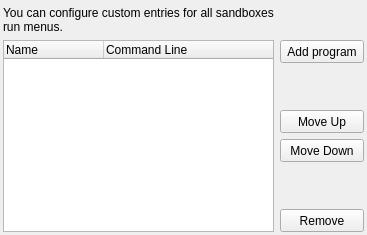
           <widget class="QWidget" name="tabRun">
            <attribute name="title">
             <string>Run Menu</string>
            </attribute>
            <layout class="QGridLayout" name="gridLayout_22">
             <property name="leftMargin">
              <number>3</number>
             </property>
             <property name="topMargin">
              <number>6</number>
             </property>
             <property name="rightMargin">
              <number>3</number>
             </property>
             <property name="bottomMargin">
              <number>3</number>
             </property>
             <item row="1" column="0" rowspan="6">
              <widget class="QTreeWidget" name="treeRun">
               <property name="sortingEnabled">
                <bool>false</bool>
               </property>
               <column>
                <property name="text">
                 <string>Name</string>
                </property>
               </column>
               <column>
                <property name="text">
                 <string>Command Line</string>
                </property>
               </column>
              </widget>
             </item>
             <item row="1" column="1">
              <widget class="QToolButton" name="btnAddCmd">
               <property name="sizePolicy">
                <sizepolicy hsizetype="Preferred" vsizetype="Fixed">
                 <horstretch>0</horstretch>
                 <verstretch>0</verstretch>
                </sizepolicy>
               </property>
               <property name="minimumSize">
                <size>
                 <width>0</width>
                 <height>23</height>
                </size>
               </property>
               <property name="text">
                <string>Add program</string>
               </property>
              </widget>
             </item>
             <item row="2" column="1">
              <spacer name="verticalSpacer_15">
               <property name="orientation">
                <enum>Qt::Vertical</enum>
               </property>
               <property name="sizeHint" stdset="0">
                <size>
                 <width>20</width>
                 <height>40</height>
                </size>
               </property>
              </spacer>
             </item>
             <item row="3" column="1">
              <widget class="QToolButton" name="btnCmdUp">
               <property name="sizePolicy">
                <sizepolicy hsizetype="Preferred" vsizetype="Fixed">
                 <horstretch>0</horstretch>
                 <verstretch>0</verstretch>
                </sizepolicy>
               </property>
               <property name="minimumSize">
                <size>
                 <width>0</width>
                 <height>23</height>
                </size>
               </property>
               <property name="text">
                <string>Move Up</string>
               </property>
              </widget>
             </item>
             <item row="4" column="1">
              <widget class="QToolButton" name="btnCmdDown">
               <property name="sizePolicy">
                <sizepolicy hsizetype="Preferred" vsizetype="Fixed">
                 <horstretch>0</horstretch>
                 <verstretch>0</verstretch>
                </sizepolicy>
               </property>
               <property name="minimumSize">
                <size>
                 <width>0</width>
                 <height>23</height>
                </size>
               </property>
               <property name="text">
                <string>Move Down</string>
               </property>
              </widget>
             </item>
             <item row="0" column="0">
              <widget class="QLabel" name="label_8">
               <property name="text">
                <string>You can configure custom entries for all sandboxes run menus.</string>
               </property>
               <property name="wordWrap">
                <bool>true</bool>
               </property>
              </widget>
             </item>
             <item row="6" column="1">
              <widget class="QToolButton" name="btnDelCmd">
               <property name="sizePolicy">
                <sizepolicy hsizetype="Preferred" vsizetype="Fixed">
                 <horstretch>0</horstretch>
                 <verstretch>0</verstretch>
                </sizepolicy>
               </property>
               <property name="minimumSize">
                <size>
                 <width>0</width>
                 <height>23</height>
                </size>
               </property>
               <property name="text">
                <string>Remove</string>
               </property>
              </widget>
             </item>
             <item row="5" column="1">
              <spacer name="verticalSpacer_16">
               <property name="orientation">
                <enum>Qt::Vertical</enum>
               </property>
               <property name="sizeHint" stdset="0">
                <size>
                 <width>20</width>
                 <height>40</height>
                </size>
               </property>
              </spacer>
             </item>
            </layout>
           </widget>
